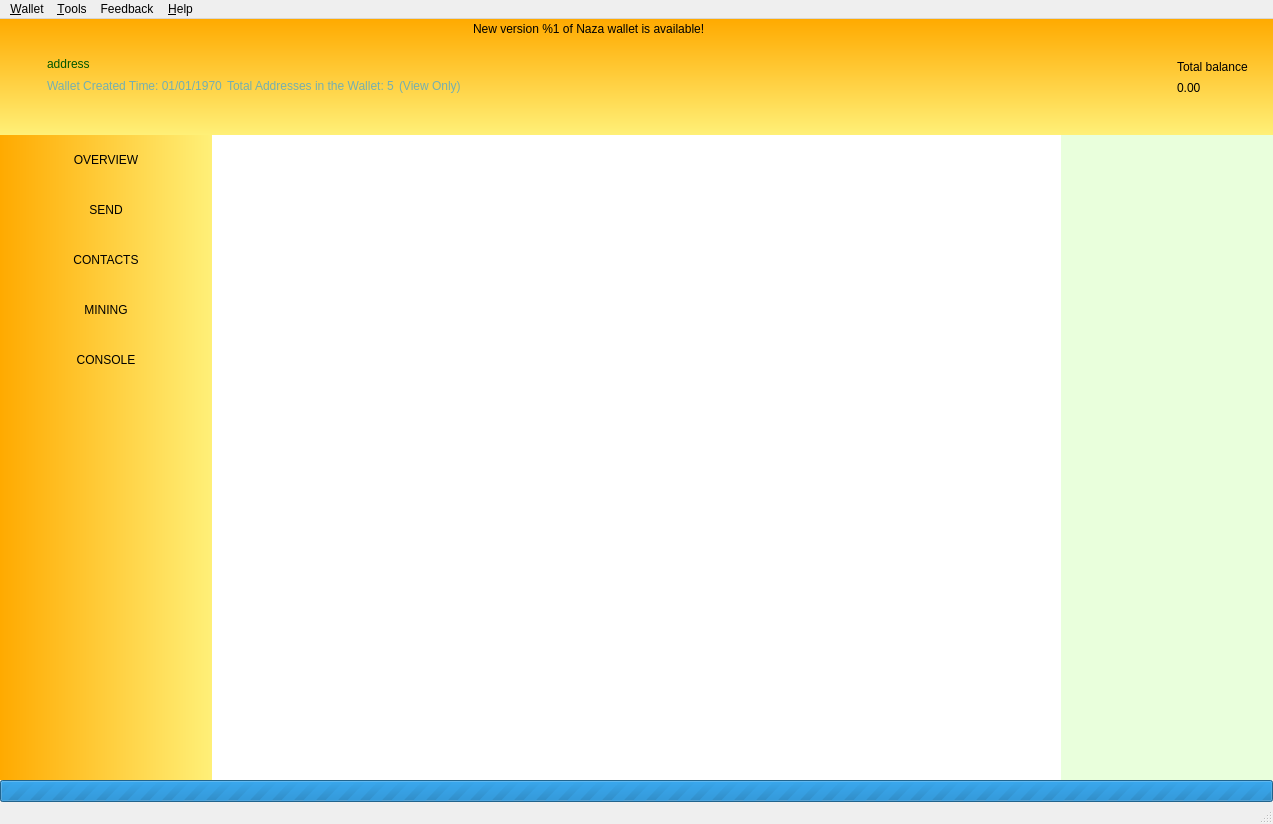
 <widget class="QMainWindow" name="MainWindow">
  <property name="geometry">
   <rect>
    <x>0</x>
    <y>0</y>
    <width>1273</width>
    <height>824</height>
   </rect>
  </property>
  <property name="sizePolicy">
   <sizepolicy hsizetype="Preferred" vsizetype="Preferred">
    <horstretch>0</horstretch>
    <verstretch>0</verstretch>
   </sizepolicy>
  </property>
  <property name="minimumSize">
   <size>
    <width>800</width>
    <height>540</height>
   </size>
  </property>
  <property name="maximumSize">
   <size>
    <width>16777215</width>
    <height>16777215</height>
   </size>
  </property>
  <property name="windowIcon">
   <iconset>
    <normaloff>:/images/naza</normaloff>:/images/naza</iconset>
  </property>
  <widget class="QWidget" name="centralwidget">
   <layout class="QVBoxLayout" name="verticalLayout_2">
    <property name="spacing">
     <number>0</number>
    </property>
    <property name="leftMargin">
     <number>0</number>
    </property>
    <property name="topMargin">
     <number>0</number>
    </property>
    <property name="rightMargin">
     <number>0</number>
    </property>
    <property name="bottomMargin">
     <number>0</number>
    </property>
    <item>
     <widget class="QFrame" name="m_headerFrame">
      <property name="minimumSize">
       <size>
        <width>0</width>
        <height>116</height>
       </size>
      </property>
      <property name="maximumSize">
       <size>
        <width>16777215</width>
        <height>116</height>
       </size>
      </property>
      <property name="styleSheet">
       <string notr="true">background-color: qlineargradient(spread:pad, x1:0, y1:0, x2:0, y2:1, stop:0 rgba(255, 170, 0, 255), stop:1 rgba(255, 240, 120, 255));</string>
      </property>
      <property name="frameShape">
       <enum>QFrame::NoFrame</enum>
      </property>
      <property name="frameShadow">
       <enum>QFrame::Raised</enum>
      </property>
      <layout class="QHBoxLayout" name="horizontalLayout_3">
       <property name="spacing">
        <number>0</number>
       </property>
       <property name="leftMargin">
        <number>0</number>
       </property>
       <property name="topMargin">
        <number>0</number>
       </property>
       <property name="rightMargin">
        <number>25</number>
       </property>
       <property name="bottomMargin">
        <number>0</number>
       </property>
       <item>
        <spacer name="horizontalSpacer_2">
         <property name="orientation">
          <enum>Qt::Horizontal</enum>
         </property>
         <property name="sizeType">
          <enum>QSizePolicy::Fixed</enum>
         </property>
         <property name="sizeHint" stdset="0">
          <size>
           <width>20</width>
           <height>20</height>
          </size>
         </property>
        </spacer>
       </item>
       <item>
        <widget class="QLabel" name="m_logoLabel">
         <property name="styleSheet">
          <string notr="true">background-color: rgba(255, 255, 255, 0);</string>
         </property>
         <property name="text">
          <string/>
         </property>
         <property name="pixmap">
          <pixmap resource="resources.qrc">:/icons/light/logo</pixmap>
         </property>
        </widget>
       </item>
       <item>
        <spacer name="horizontalSpacer_5">
         <property name="orientation">
          <enum>Qt::Horizontal</enum>
         </property>
         <property name="sizeType">
          <enum>QSizePolicy::Fixed</enum>
         </property>
         <property name="sizeHint" stdset="0">
          <size>
           <width>20</width>
           <height>20</height>
          </size>
         </property>
        </spacer>
       </item>
       <item>
        <widget class="QFrame" name="m_walletFrame">
         <property name="styleSheet">
          <string notr="true">background-color: rgba(255, 255, 255, 0);</string>
         </property>
         <property name="frameShape">
          <enum>QFrame::NoFrame</enum>
         </property>
         <property name="frameShadow">
          <enum>QFrame::Raised</enum>
         </property>
         <layout class="QVBoxLayout" name="verticalLayout_3">
          <property name="spacing">
           <number>5</number>
          </property>
          <property name="leftMargin">
           <number>0</number>
          </property>
          <property name="topMargin">
           <number>0</number>
          </property>
          <property name="rightMargin">
           <number>0</number>
          </property>
          <property name="bottomMargin">
           <number>0</number>
          </property>
          <item>
           <layout class="QVBoxLayout" name="verticalLayout_5">
            <item>
             <layout class="QHBoxLayout" name="horizontalLayout_2">
              <item>
               <spacer name="horizontalSpacer_4">
                <property name="orientation">
                 <enum>Qt::Horizontal</enum>
                </property>
                <property name="sizeHint" stdset="0">
                 <size>
                  <width>40</width>
                  <height>20</height>
                 </size>
                </property>
               </spacer>
              </item>
              <item>
               <widget class="QLabel" name="m_updateLabel">
                <property name="cursor">
                 <cursorShape>ArrowCursor</cursorShape>
                </property>
                <property name="styleSheet">
                 <string notr="true">background-color: rgba(255, 255, 255, 0);</string>
                </property>
                <property name="text">
                 <string>New version %1 of Naza wallet is available!</string>
                </property>
               </widget>
              </item>
              <item>
               <spacer name="horizontalSpacer_3">
                <property name="orientation">
                 <enum>Qt::Horizontal</enum>
                </property>
                <property name="sizeHint" stdset="0">
                 <size>
                  <width>40</width>
                  <height>20</height>
                 </size>
                </property>
               </spacer>
              </item>
             </layout>
            </item>
            <item>
             <spacer name="verticalSpacer_3">
              <property name="orientation">
               <enum>Qt::Vertical</enum>
              </property>
              <property name="sizeType">
               <enum>QSizePolicy::Maximum</enum>
              </property>
              <property name="sizeHint" stdset="0">
               <size>
                <width>20</width>
                <height>40</height>
               </size>
              </property>
             </spacer>
            </item>
            <item>
             <widget class="QLabel" name="m_addressLabel">
              <property name="sizePolicy">
               <sizepolicy hsizetype="Preferred" vsizetype="Preferred">
                <horstretch>0</horstretch>
                <verstretch>0</verstretch>
               </sizepolicy>
              </property>
              <property name="cursor">
               <cursorShape>PointingHandCursor</cursorShape>
              </property>
              <property name="styleSheet">
               <string notr="true">color: rgb(0, 85, 0);
font: 75 10pt &quot;Arial&quot;;
</string>
              </property>
              <property name="text">
               <string>address</string>
              </property>
              <property name="indent">
               <number>0</number>
              </property>
             </widget>
            </item>
            <item>
             <layout class="QHBoxLayout" name="horizontalLayout_4">
              <item>
               <widget class="QLabel" name="m_creationTimestampLabel">
                <property name="sizePolicy">
                 <sizepolicy hsizetype="Preferred" vsizetype="Preferred">
                  <horstretch>0</horstretch>
                  <verstretch>0</verstretch>
                 </sizepolicy>
                </property>
                <property name="styleSheet">
                 <string notr="true">color: rgb(117, 175, 175);</string>
                </property>
                <property name="text">
                 <string>Wallet Created Time: 01/01/1970</string>
                </property>
               </widget>
              </item>
              <item>
               <widget class="QLabel" name="m_addressesCountLabel">
                <property name="styleSheet">
                 <string notr="true">color: rgb(117, 175, 175);</string>
                </property>
                <property name="text">
                 <string>Total Addresses in the Wallet: 5</string>
                </property>
               </widget>
              </item>
              <item>
               <widget class="QLabel" name="m_viewOnlyLabel">
                <property name="sizePolicy">
                 <sizepolicy hsizetype="Preferred" vsizetype="Preferred">
                  <horstretch>0</horstretch>
                  <verstretch>0</verstretch>
                 </sizepolicy>
                </property>
                <property name="styleSheet">
                 <string notr="true">color: rgb(117, 175, 175);</string>
                </property>
                <property name="text">
                 <string>(View Only)</string>
                </property>
               </widget>
              </item>
              <item>
               <spacer name="horizontalSpacer_6">
                <property name="orientation">
                 <enum>Qt::Horizontal</enum>
                </property>
                <property name="sizeHint" stdset="0">
                 <size>
                  <width>40</width>
                  <height>20</height>
                 </size>
                </property>
               </spacer>
              </item>
             </layout>
            </item>
            <item>
             <spacer name="verticalSpacer_2">
              <property name="orientation">
               <enum>Qt::Vertical</enum>
              </property>
              <property name="sizeType">
               <enum>QSizePolicy::Maximum</enum>
              </property>
              <property name="sizeHint" stdset="0">
               <size>
                <width>20</width>
                <height>65</height>
               </size>
              </property>
             </spacer>
            </item>
           </layout>
          </item>
         </layout>
        </widget>
       </item>
       <item>
        <layout class="QVBoxLayout" name="verticalLayout_7"/>
       </item>
       <item>
        <spacer name="horizontalSpacer_8">
         <property name="orientation">
          <enum>Qt::Horizontal</enum>
         </property>
         <property name="sizeType">
          <enum>QSizePolicy::Fixed</enum>
         </property>
         <property name="sizeHint" stdset="0">
          <size>
           <width>34</width>
           <height>20</height>
          </size>
         </property>
        </spacer>
       </item>
       <item>
        <widget class="QLabel" name="m_balanceIconLabel">
         <property name="styleSheet">
          <string notr="true">background-color: rgba(255, 255, 255, 0);</string>
         </property>
         <property name="text">
          <string/>
         </property>
         <property name="pixmap">
          <pixmap resource="resources.qrc">:/icons/total_balance</pixmap>
         </property>
        </widget>
       </item>
       <item>
        <spacer name="horizontalSpacer">
         <property name="orientation">
          <enum>Qt::Horizontal</enum>
         </property>
         <property name="sizeType">
          <enum>QSizePolicy::Fixed</enum>
         </property>
         <property name="sizeHint" stdset="0">
          <size>
           <width>5</width>
           <height>20</height>
          </size>
         </property>
        </spacer>
       </item>
       <item>
        <layout class="QVBoxLayout" name="verticalLayout_6">
         <property name="spacing">
          <number>5</number>
         </property>
         <item>
          <spacer name="verticalSpacer_4">
           <property name="orientation">
            <enum>Qt::Vertical</enum>
           </property>
           <property name="sizeType">
            <enum>QSizePolicy::Maximum</enum>
           </property>
           <property name="sizeHint" stdset="0">
            <size>
             <width>20</width>
             <height>40</height>
            </size>
           </property>
          </spacer>
         </item>
         <item>
          <layout class="QVBoxLayout" name="verticalLayout_4">
           <item>
            <widget class="QLabel" name="m_balanceTextLabel">
             <property name="styleSheet">
              <string notr="true">background-color: rgba(255, 255, 255, 0);</string>
             </property>
             <property name="text">
              <string>Total balance</string>
             </property>
            </widget>
           </item>
           <item>
            <widget class="QLabel" name="m_balanceLabel">
             <property name="cursor">
              <cursorShape>PointingHandCursor</cursorShape>
             </property>
             <property name="toolTip">
              <string>Click to copy</string>
             </property>
             <property name="styleSheet">
              <string notr="true">background-color: rgba(255, 255, 255, 0);</string>
             </property>
             <property name="text">
              <string>0.00</string>
             </property>
            </widget>
           </item>
          </layout>
         </item>
         <item>
          <spacer name="verticalSpacer_5">
           <property name="orientation">
            <enum>Qt::Vertical</enum>
           </property>
           <property name="sizeType">
            <enum>QSizePolicy::Maximum</enum>
           </property>
           <property name="sizeHint" stdset="0">
            <size>
             <width>20</width>
             <height>40</height>
            </size>
           </property>
          </spacer>
         </item>
        </layout>
       </item>
      </layout>
     </widget>
    </item>
    <item>
     <layout class="QHBoxLayout" name="horizontalLayout" stretch="0,0,0,0,0,0">
      <property name="spacing">
       <number>0</number>
      </property>
      <item>
       <widget class="QFrame" name="m_toolFrame">
        <property name="styleSheet">
         <string notr="true">background-color: qlineargradient(spread:reflect, x1:0, y1:0, x2:1, y2:0, stop:0 rgba(255, 170, 0, 255), stop:1 rgba(255, 240, 120, 255));</string>
        </property>
        <property name="frameShape">
         <enum>QFrame::NoFrame</enum>
        </property>
        <property name="frameShadow">
         <enum>QFrame::Plain</enum>
        </property>
        <property name="lineWidth">
         <number>0</number>
        </property>
        <layout class="QVBoxLayout" name="verticalLayout">
         <property name="spacing">
          <number>0</number>
         </property>
         <property name="leftMargin">
          <number>0</number>
         </property>
         <property name="topMargin">
          <number>0</number>
         </property>
         <property name="rightMargin">
          <number>0</number>
         </property>
         <property name="bottomMargin">
          <number>0</number>
         </property>
         <item>
          <widget class="QPushButton" name="m_overviewButton">
           <property name="sizePolicy">
            <sizepolicy hsizetype="Minimum" vsizetype="Fixed">
             <horstretch>0</horstretch>
             <verstretch>0</verstretch>
            </sizepolicy>
           </property>
           <property name="minimumSize">
            <size>
             <width>90</width>
             <height>50</height>
            </size>
           </property>
           <property name="maximumSize">
            <size>
             <width>16777215</width>
             <height>50</height>
            </size>
           </property>
           <property name="focusPolicy">
            <enum>Qt::NoFocus</enum>
           </property>
           <property name="text">
            <string>OVERVIEW</string>
           </property>
           <property name="checkable">
            <bool>true</bool>
           </property>
           <property name="flat">
            <bool>true</bool>
           </property>
           <attribute name="buttonGroup">
            <string notr="true">m_toolButtonGroup</string>
           </attribute>
          </widget>
         </item>
         <item>
          <widget class="QPushButton" name="m_sendButton">
           <property name="sizePolicy">
            <sizepolicy hsizetype="Minimum" vsizetype="Fixed">
             <horstretch>0</horstretch>
             <verstretch>0</verstretch>
            </sizepolicy>
           </property>
           <property name="minimumSize">
            <size>
             <width>90</width>
             <height>50</height>
            </size>
           </property>
           <property name="maximumSize">
            <size>
             <width>16777215</width>
             <height>50</height>
            </size>
           </property>
           <property name="focusPolicy">
            <enum>Qt::NoFocus</enum>
           </property>
           <property name="text">
            <string>SEND</string>
           </property>
           <property name="checkable">
            <bool>true</bool>
           </property>
           <property name="flat">
            <bool>true</bool>
           </property>
           <attribute name="buttonGroup">
            <string notr="true">m_toolButtonGroup</string>
           </attribute>
          </widget>
         </item>
         <item>
          <widget class="QPushButton" name="m_addressBookButton">
           <property name="enabled">
            <bool>true</bool>
           </property>
           <property name="sizePolicy">
            <sizepolicy hsizetype="Minimum" vsizetype="Fixed">
             <horstretch>0</horstretch>
             <verstretch>0</verstretch>
            </sizepolicy>
           </property>
           <property name="minimumSize">
            <size>
             <width>90</width>
             <height>50</height>
            </size>
           </property>
           <property name="maximumSize">
            <size>
             <width>16777215</width>
             <height>50</height>
            </size>
           </property>
           <property name="focusPolicy">
            <enum>Qt::NoFocus</enum>
           </property>
           <property name="text">
            <string>CONTACTS</string>
           </property>
           <property name="checkable">
            <bool>true</bool>
           </property>
           <property name="flat">
            <bool>true</bool>
           </property>
           <attribute name="buttonGroup">
            <string notr="true">m_toolButtonGroup</string>
           </attribute>
          </widget>
         </item>
         <item>
          <widget class="QPushButton" name="m_miningButton">
           <property name="enabled">
            <bool>true</bool>
           </property>
           <property name="sizePolicy">
            <sizepolicy hsizetype="Minimum" vsizetype="Fixed">
             <horstretch>0</horstretch>
             <verstretch>0</verstretch>
            </sizepolicy>
           </property>
           <property name="minimumSize">
            <size>
             <width>90</width>
             <height>50</height>
            </size>
           </property>
           <property name="maximumSize">
            <size>
             <width>16777215</width>
             <height>50</height>
            </size>
           </property>
           <property name="focusPolicy">
            <enum>Qt::NoFocus</enum>
           </property>
           <property name="text">
            <string>MINING</string>
           </property>
           <property name="checkable">
            <bool>true</bool>
           </property>
           <property name="flat">
            <bool>true</bool>
           </property>
           <attribute name="buttonGroup">
            <string notr="true">m_toolButtonGroup</string>
           </attribute>
          </widget>
         </item>
         <item>
          <widget class="QPushButton" name="m_logButton">
           <property name="enabled">
            <bool>true</bool>
           </property>
           <property name="sizePolicy">
            <sizepolicy hsizetype="Minimum" vsizetype="Fixed">
             <horstretch>0</horstretch>
             <verstretch>0</verstretch>
            </sizepolicy>
           </property>
           <property name="minimumSize">
            <size>
             <width>90</width>
             <height>50</height>
            </size>
           </property>
           <property name="maximumSize">
            <size>
             <width>16777215</width>
             <height>50</height>
            </size>
           </property>
           <property name="focusPolicy">
            <enum>Qt::NoFocus</enum>
           </property>
           <property name="text">
            <string>CONSOLE</string>
           </property>
           <property name="checkable">
            <bool>true</bool>
           </property>
           <property name="flat">
            <bool>true</bool>
           </property>
           <attribute name="buttonGroup">
            <string notr="true">m_toolButtonGroup</string>
           </attribute>
          </widget>
         </item>
         <item>
          <spacer name="verticalSpacer">
           <property name="orientation">
            <enum>Qt::Vertical</enum>
           </property>
           <property name="sizeType">
            <enum>QSizePolicy::Expanding</enum>
           </property>
           <property name="sizeHint" stdset="0">
            <size>
             <width>20</width>
             <height>225</height>
            </size>
           </property>
          </spacer>
         </item>
        </layout>
       </widget>
      </item>
      <item>
       <widget class="WalletGUI::OverviewFrame" name="m_overviewFrame">
        <property name="styleSheet">
         <string notr="true">background-color: rgb(255, 255, 255);</string>
        </property>
        <property name="frameShape">
         <enum>QFrame::NoFrame</enum>
        </property>
        <property name="frameShadow">
         <enum>QFrame::Raised</enum>
        </property>
       </widget>
      </item>
      <item>
       <widget class="WalletGUI::SendFrame" name="m_sendFrame">
        <property name="styleSheet">
         <string notr="true">background-color: rgb(255, 255, 255);</string>
        </property>
        <property name="frameShape">
         <enum>QFrame::NoFrame</enum>
        </property>
        <property name="frameShadow">
         <enum>QFrame::Raised</enum>
        </property>
       </widget>
      </item>
      <item>
       <widget class="WalletGUI::MiningFrame" name="m_miningFrame">
        <property name="styleSheet">
         <string notr="true">background-color: rgb(255, 255, 255);</string>
        </property>
        <property name="frameShape">
         <enum>QFrame::NoFrame</enum>
        </property>
        <property name="frameShadow">
         <enum>QFrame::Raised</enum>
        </property>
       </widget>
      </item>
      <item>
       <widget class="WalletGUI::AddressBookFrame" name="m_addressBookFrame">
        <property name="styleSheet">
         <string notr="true">background-color: rgb(255, 255, 255);</string>
        </property>
        <property name="frameShape">
         <enum>QFrame::NoFrame</enum>
        </property>
        <property name="frameShadow">
         <enum>QFrame::Raised</enum>
        </property>
       </widget>
      </item>
      <item>
       <widget class="WalletGUI::LogFrame" name="m_logFrame">
        <property name="styleSheet">
         <string notr="true">background-color: rgb(233, 255, 220);</string>
        </property>
        <property name="frameShape">
         <enum>QFrame::NoFrame</enum>
        </property>
        <property name="frameShadow">
         <enum>QFrame::Raised</enum>
        </property>
       </widget>
      </item>
     </layout>
    </item>
    <item>
     <widget class="WalletGUI::WalletProgressBar" name="m_syncProgress">
      <property name="maximum">
       <number>0</number>
      </property>
      <property name="value">
       <number>0</number>
      </property>
      <property name="textVisible">
       <bool>false</bool>
      </property>
     </widget>
    </item>
   </layout>
  </widget>
  <widget class="QMenuBar" name="menubar">
   <property name="geometry">
    <rect>
     <x>0</x>
     <y>0</y>
     <width>1273</width>
     <height>23</height>
    </rect>
   </property>
   <widget class="QMenu" name="menuFile">
    <property name="title">
     <string>&amp;Wallet</string>
    </property>
    <addaction name="m_createWalletAction"/>
    <addaction name="m_importKeysAction"/>
    <addaction name="m_openWalletAction"/>
    <addaction name="m_remoteWalletAction"/>
    <addaction name="m_exportViewOnlyKeysAction"/>
    <addaction name="m_exportKeysAction"/>
    <addaction name="m_changePasswordAction"/>
    <addaction name="separator"/>
    <addaction name="m_exitAction"/>
   </widget>
   <widget class="QMenu" name="menuHelp">
    <property name="title">
     <string>&amp;Help</string>
    </property>
    <addaction name="m_communityForumAction"/>
    <addaction name="m_aboutBytecoinAction"/>
    <addaction name="m_aboutQtAction"/>
   </widget>
   <widget class="QMenu" name="menuTools">
    <property name="title">
     <string>&amp;Tools</string>
    </property>
    <addaction name="m_checkProofAction"/>
    <addaction name="m_openDataFolderAction"/>
    <addaction name="m_paramsAction"/>
   </widget>
   <widget class="QMenu" name="menuFeedback">
    <property name="title">
     <string>Feedback</string>
    </property>
    <addaction name="m_emailNazaAction"/>
   </widget>
   <addaction name="menuFile"/>
   <addaction name="menuTools"/>
   <addaction name="menuFeedback"/>
   <addaction name="menuHelp"/>
  </widget>
  <widget class="WalletGUI::WalletStatusBar" name="statusBar"/>
  <action name="m_exitAction">
   <property name="checkable">
    <bool>false</bool>
   </property>
   <property name="enabled">
    <bool>true</bool>
   </property>
   <property name="text">
    <string>E&amp;xit</string>
   </property>
   <property name="shortcut">
    <string>Ctrl+Q</string>
   </property>
  </action>
  <action name="m_createWalletAction">
   <property name="enabled">
    <bool>true</bool>
   </property>
   <property name="text">
    <string>&amp;Create new wallet file</string>
   </property>
  </action>
  <action name="m_openWalletAction">
   <property name="enabled">
    <bool>true</bool>
   </property>
   <property name="text">
    <string>&amp;Open wallet file</string>
   </property>
  </action>
  <action name="m_aboutBytecoinAction">
   <property name="enabled">
    <bool>true</bool>
   </property>
   <property name="text">
    <string>&amp;About Naza</string>
   </property>
  </action>
  <action name="m_aboutQtAction">
   <property name="enabled">
    <bool>true</bool>
   </property>
   <property name="text">
    <string>About &amp;Qt</string>
   </property>
  </action>
  <action name="m_remoteWalletAction">
   <property name="enabled">
    <bool>true</bool>
   </property>
   <property name="text">
    <string>Connect to &amp;remote wallet daemon</string>
   </property>
  </action>
  <action name="m_communityForumAction">
   <property name="text">
    <string>Naza &amp;Official site</string>
   </property>
  </action>
  <action name="m_encryptWalletAction">
   <property name="text">
    <string>&amp;Encrypt wallet</string>
   </property>
  </action>
  <action name="m_changePasswordAction">
   <property name="text">
    <string>C&amp;hange password</string>
   </property>
  </action>
  <action name="m_openDataFolderAction">
   <property name="text">
    <string>Open default data &amp;folder</string>
   </property>
  </action>
  <action name="m_importKeysAction">
   <property name="text">
    <string>Create wallet file from &amp;keys</string>
   </property>
  </action>
  <action name="m_checkProofAction">
   <property name="text">
    <string>&amp;Check SendProof</string>
   </property>
  </action>
  <action name="m_paramsAction">
   <property name="text">
    <string>Wallet daemon &amp;parameters</string>
   </property>
  </action>
  <action name="m_exportViewOnlyKeysAction">
   <property name="text">
    <string>&amp;Export view only wallet file</string>
   </property>
  </action>
  <action name="m_exportKeysAction">
   <property name="text">
    <string>Ex&amp;port keys</string>
   </property>
  </action>
  <action name="m_emailNazaAction">
   <property name="text">
    <string>&amp;Email Naza</string>
   </property>
  </action>
 </widget>
